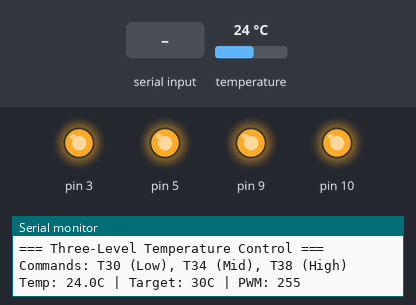
Simulated run of this sketch. Board: Arduino Uno, built with avr-gcc and run on an emulated ATmega328P. Shown: output pins drawn as LEDs (lit = HIGH), the last lines printed to the serial monitor. Inputs (shaded band) come from the test bench; at power-on: temperature 24 °C.

Above: at 2.2 s.
2.3 s: "T30\n" received over Serial
4.2 s: "T34\n" received over Serial
6.0 s: temperature set to 32.8 °C
8.2 s: temperature set to 33.5 °C
At 10.0 s:
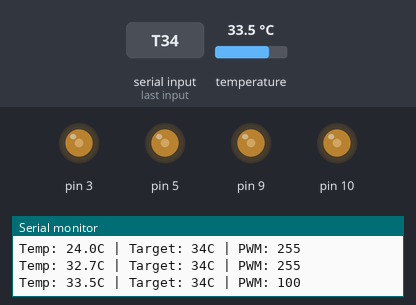
10.3 s: "T38\n" received over Serial
At 12.7 s:
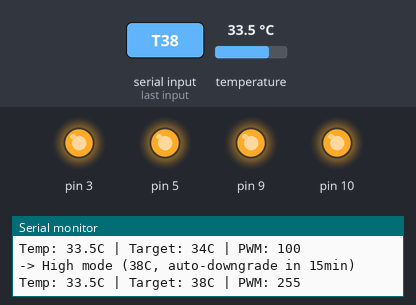
Timing chart, 0 to 14.2 s (numbered marks = the images above; inputs shaded):
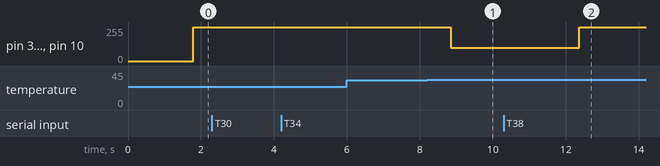

Measured:
- the behaviour switches between 33.4 and 33.5 °C on temperature (found by bisection; images 0 and 1)
- after the input at 8.2 s, pin 3, pin 5, pin 9, pin 10: 255/255 → 100/255 after 0.65 s
- after the input at 10.3 s, pin 3, pin 5, pin 9, pin 10: 100/255 → 255/255 after 2.1 s

The sketch:

02_three_level_control.ino
```cpp
#include <OneWire.h>
#include <DallasTemperature.h>

#define ONE_WIRE_BUS 2
OneWire oneWire(ONE_WIRE_BUS);
DallasTemperature sensors(&oneWire);

int targetTemp = 30;  // 默认30°C
unsigned long boostStartTime = 0;
bool boostMode = false;

void setup() {
  Serial.begin(9600);
  delay(1000);

  Serial.println("=== Three-Level Temperature Control ===");
  sensors.begin();

  pinMode(3, OUTPUT);
  pinMode(5, OUTPUT);
  pinMode(9, OUTPUT);
  pinMode(10, OUTPUT);

  analogWrite(3, 0);
  analogWrite(5, 0);
  analogWrite(9, 0);
  analogWrite(10, 0);

  Serial.println("Commands: T30 (Low), T34 (Mid), T38 (High)");
}

void loop() {
  // 接收Serial命令
  if (Serial.available() > 0) {
    String cmd = Serial.readStringUntil('\n');
    cmd.trim();

    if (cmd == "T30") {
      targetTemp = 30;
      boostMode = false;
      Serial.println("-> Low mode (30C)");
    } else if (cmd == "T34") {
      targetTemp = 34;
      boostMode = false;
      Serial.println("-> Mid mode (34C)");
    } else if (cmd == "T38") {
      targetTemp = 38;
      boostMode = true;
      boostStartTime = millis();
      Serial.println("-> High mode (38C, auto-downgrade in 15min)");
    }
  }

  // 读取温度
  sensors.requestTemperatures();
  float temp = sensors.getTempCByIndex(0);

  // High档15分钟后自动降到Mid档
  if (boostMode && (millis() - boostStartTime > 900000)) {  // 15分钟
    targetTemp = 34;
    boostMode = false;
    Serial.println("-> Auto-downgrade to Mid mode");
  }

  // 温度控制逻辑
  int pwm = 0;
  if (temp < targetTemp - 0.5) {
    // 温度过低，加热
    pwm = 255;
  } else if (temp >= targetTemp) {
    // 达到目标，停止
    pwm = 0;
  } else {
    // 在目标附近，细微调节
    pwm = map(int((targetTemp - temp) * 100), 0, 50, 0, 100);
  }

  // 输出PWM到4个MOS模块
  analogWrite(3, pwm);
  analogWrite(5, pwm);
  analogWrite(9, pwm);
  analogWrite(10, pwm);

  // 输出状态
  Serial.print("Temp: ");
  Serial.print(temp, 1);
  Serial.print("C | Target: ");
  Serial.print(targetTemp);
  Serial.print("C | PWM: ");
  Serial.println(pwm);

  delay(1000);
}
```
